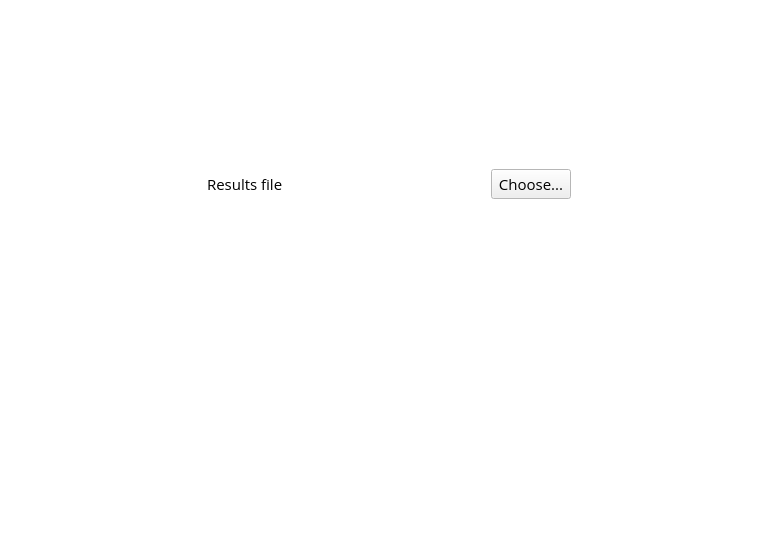
<?xml version="1.0" encoding="UTF-8"?>
<ui version="4.0">
 <class>ResultsWidget</class>
 <widget class="QWidget" name="ResultsWidget">
  <property name="geometry">
   <rect>
    <x>0</x>
    <y>0</y>
    <width>784</width>
    <height>560</height>
   </rect>
  </property>
  <property name="palette">
   <palette>
    <active>
     <colorrole role="Base">
      <brush brushstyle="SolidPattern">
       <color alpha="255">
        <red>255</red>
        <green>255</green>
        <blue>255</blue>
       </color>
      </brush>
     </colorrole>
     <colorrole role="Window">
      <brush brushstyle="SolidPattern">
       <color alpha="255">
        <red>255</red>
        <green>255</green>
        <blue>255</blue>
       </color>
      </brush>
     </colorrole>
    </active>
    <inactive>
     <colorrole role="Base">
      <brush brushstyle="SolidPattern">
       <color alpha="255">
        <red>255</red>
        <green>255</green>
        <blue>255</blue>
       </color>
      </brush>
     </colorrole>
     <colorrole role="Window">
      <brush brushstyle="SolidPattern">
       <color alpha="255">
        <red>255</red>
        <green>255</green>
        <blue>255</blue>
       </color>
      </brush>
     </colorrole>
    </inactive>
    <disabled>
     <colorrole role="Base">
      <brush brushstyle="SolidPattern">
       <color alpha="255">
        <red>255</red>
        <green>255</green>
        <blue>255</blue>
       </color>
      </brush>
     </colorrole>
     <colorrole role="Window">
      <brush brushstyle="SolidPattern">
       <color alpha="255">
        <red>255</red>
        <green>255</green>
        <blue>255</blue>
       </color>
      </brush>
     </colorrole>
    </disabled>
   </palette>
  </property>
  <property name="windowTitle">
   <string/>
  </property>
  <layout class="QGridLayout" name="gridLayout">
   <item row="1" column="0">
    <spacer name="horizontalSpacer_4">
     <property name="orientation">
      <enum>Qt::Horizontal</enum>
     </property>
     <property name="sizeHint" stdset="0">
      <size>
       <width>40</width>
       <height>20</height>
      </size>
     </property>
    </spacer>
   </item>
   <item row="0" column="1">
    <widget class="QLabel" name="labelResultsFile">
     <property name="font">
      <font>
       <family>Open Sans</family>
       <pointsize>11</pointsize>
      </font>
     </property>
     <property name="text">
      <string>Results file</string>
     </property>
    </widget>
   </item>
   <item row="0" column="4">
    <spacer name="horizontalSpacer_3">
     <property name="orientation">
      <enum>Qt::Horizontal</enum>
     </property>
     <property name="sizeHint" stdset="0">
      <size>
       <width>195</width>
       <height>20</height>
      </size>
     </property>
    </spacer>
   </item>
   <item row="0" column="3">
    <widget class="SButton" name="buttonChoose">
     <property name="minimumSize">
      <size>
       <width>10</width>
       <height>20</height>
      </size>
     </property>
     <property name="font">
      <font>
       <family>Open Sans</family>
       <pointsize>11</pointsize>
      </font>
     </property>
     <property name="text">
      <string>Choose...</string>
     </property>
    </widget>
   </item>
   <item row="0" column="2">
    <spacer name="horizontalSpacer_2">
     <property name="orientation">
      <enum>Qt::Horizontal</enum>
     </property>
     <property name="sizeHint" stdset="0">
      <size>
       <width>194</width>
       <height>20</height>
      </size>
     </property>
    </spacer>
   </item>
   <item row="0" column="0">
    <spacer name="horizontalSpacer">
     <property name="orientation">
      <enum>Qt::Horizontal</enum>
     </property>
     <property name="sizeHint" stdset="0">
      <size>
       <width>195</width>
       <height>20</height>
      </size>
     </property>
    </spacer>
   </item>
   <item row="1" column="1" colspan="4">
    <widget class="QLabel" name="labelPath">
     <property name="minimumSize">
      <size>
       <width>0</width>
       <height>28</height>
      </size>
     </property>
     <property name="maximumSize">
      <size>
       <width>16777215</width>
       <height>28</height>
      </size>
     </property>
     <property name="font">
      <font>
       <family>Open Sans</family>
       <pointsize>11</pointsize>
      </font>
     </property>
     <property name="text">
      <string/>
     </property>
    </widget>
   </item>
  </layout>
 </widget>
 <customwidgets>
  <customwidget>
   <class>SButton</class>
   <extends>QPushButton</extends>
   <header>suil_button.h</header>
  </customwidget>
 </customwidgets>
 <resources/>
 <connections/>
</ui>
